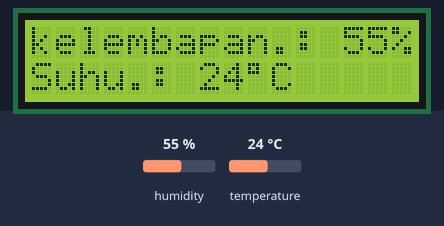
This sketch was run on a simulated Arduino Uno, built with avr-gcc and run on an emulated ATmega328P. Parts: 16×2 character LCD. Inputs (shaded band) come from the test bench; at power-on: humidity 55 %, temperature 24 °C. What the sketch prints to the serial monitor is not drawn.

Above: at 1.2 s.
1.3 s: humidity set to 22 %
At 3.3 s:
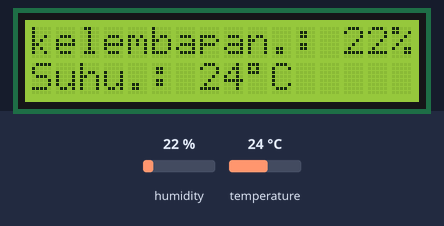
4.1 s: temperature set to 12 °C
At 5.2 s:
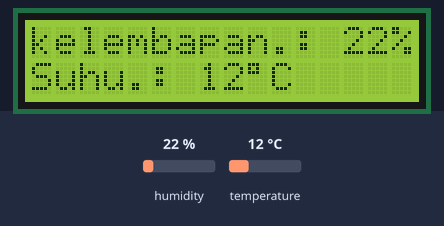
6.8 s: humidity set to 40 %
At 9.9 s:
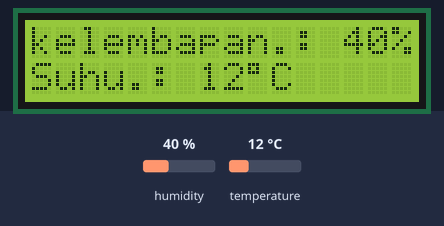
10.2 s: temperature set to 19 °C
At 12.1 s:
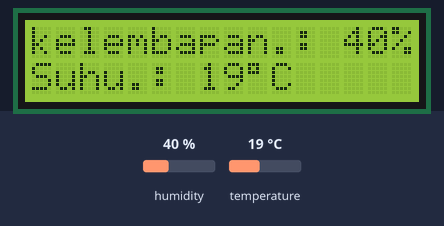
Timing chart, 0 to 13.6 s (numbered marks = the images above; inputs shaded):
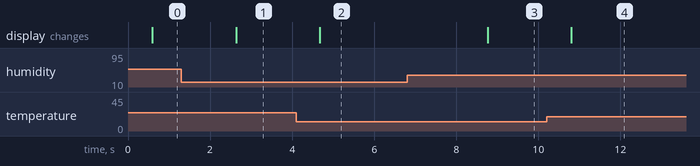

The sketch:

DHT11_With_LCD_1602.ino
```cpp
/*************************************************************
  This example shows how value can be pushed from Arduino to
  Serial Monitor dan LCD 1602

   ;;`  .;;;;;  ;;;;:  ;;` `;;  ;;;;  ;;  :;.  ;;;;`  ;;;;:   ;;  ;;;;,
  ,;;;  .;:.;;, ;;:;;; ;;` `;; ;; ,;: ;;  :;. ;;;:;;  ;;.;;.  ;;  ;;:;;,
  ;;;;  .;: :;, ;;  ;; ;;` `;; ;;;,   ;;,,;;. ;;  ,;, ;; ,;,  ;;  ;;  ;;
 `;:`;, .;;;;;  ;;  ;; ;;` `;;  ;;;;, ;;;;;;.`;;  .;: ;;;;;   ;;  ;;  ;;
 :;;;;; .;:.;;  ;;  ;; ;;` `;; `. `;; ;;  :;. ;;  :;, ;;``    ;;  ;;  ;;
 ;;;;;; .;: ;;. ;;:;;: .;;:;;. ;;..;; ;;  :;. ;;;:;;  ;;   ;; ;;  ;;:;;

  WARNING :
  For this example you'll need library & Arduino part :
    Adafruit DHT sensor libraries:
    https://github.com/adafruit/Adafruit_Sensor
    https://github.com/adafruit/DHT-sensor-library

  Need Arduino Part :
  https://www.tokopedia.com/ardushopid
  or Whatsapp Only 082111545939
  Find Me on FB :
  https://id-id.facebook.com/people/Ardushop-Id/100015723427957

  Pin DHT >> Pin Arduino
  1 VCC   >>    +5V
  2 DATA  >>    Pin 6 Digital
  3 NC    >>    Tidak dipakai
  4 GND   >>    GND

  Pin Potensiometer >> Pin Arduino&LCD
  1. KAKI KIRI      >>  GND
  2. KAKI TENGAH    >>  KE PIN 3 VEE LCD
  3. KAKI KANAN     >>  +5V

  Pin LCD >> Pin Arduino
  1  GND  >>    GND
  2  VCC  >>    +5V
  3  VEE  >>  Ke Pin Tengah Potensiometer
  4  RS   >>    Pin 12 Digital
  5  RW   >>    GND
  6  RE   >>    Pin 11 Digital
  7  D0   >>    Tidak dipakai
  8  D1   >>    Tidak dipakai
  9  D2   >>    Tidak dipakai
  10 D3   >>    Tidak dipakai
  11 D4   >>    Pin 10 Digital
  12 D5   >>    Pin 9 Digital
  13 D6   >>    Pin 8 Digital
  14 D7   >>    Pin 7 Digital
  15 A    >>    +5V
  16 K    >>    GND
 *************************************************************/

#include <DHT.h>  //menyertakan library DHT kedalam program
#include <LiquidCrystal.h> //menyertakan library LCD

#define DHTPIN 6  //pasang sensor pada pin 6 digital
#define DHTTYPE DHT11 //kita menggunakan jenis sensor DHT11, ubah jika kamu gunakan sensor lain seperti DHT22 (AM2302) atau DHT21 (AM2301)
//#define DHTTYPE DHT22   // DHT 22, AM2302, AM2321
//#define DHTTYPE DHT21   // DHT 21, AM2301

DHT dht(DHTPIN, DHTTYPE); //deklarasi pin sensor dengan jenis sensor yang dipilih

LiquidCrystal lcd(12, 11, 10, 9, 8, 7); //pin yang dipakai LCD


void setup() {
  lcd.begin(16, 2); //mengatur ukuran lcd yang dipakai
  dht.begin(); //program komunikasi atau setup untuk sensor DHT
  Serial.begin(9600); //program komunikasi atau setup untuk serial monitor dan kecepatan komunikasi (baudrate)
}

void loop() {
  float kelembapan = dht.readHumidity(); //menyimpan nilai kelembapan pada variabel kelembapan
  float suhu = dht.readTemperature(); //menyimpan nilai suhu pada variabel suhu
  delay(500); //mengatur jeda waktu pembacaan sensor selama 500 milidetik
  Serial.print(kelembapan); //menampilkan nilai kelembapan pada Serial Monitor
  Serial.print("%"); //Simbol persen satuan kelembapan
  Serial.print(" "); //menambahkan spasi
  Serial.print(suhu); //menampilkan nilai suhu pada Serial Monitor
  Serial.println("*C"); //Satuan Derajat Suhu

    //menampilkan nilai kelembapan pada LCD
    lcd.setCursor(0, 0); //
    lcd.print("kelembapan.: ");
    lcd.print((int) kelembapan);
    lcd.print("%");
    //menampilkan nilai suhu pada LCD
    lcd.setCursor(0, 1);
    lcd.print("Suhu.: ");
    lcd.print((int) suhu);
    lcd.print((char)223); //Simbol Derajat di LCD
    lcd.print("C ");
}
```

Measured:
- after the input at 1.3 s, the display: changes after 1.3 s (image 1)
- after the input at 4.1 s, the display: changes after 0.58 s (image 2)
- after the input at 6.8 s, the display: changes after 2.0 s (image 3)
- after the input at 10.2 s, the display: changes after 0.61 s (image 4)
